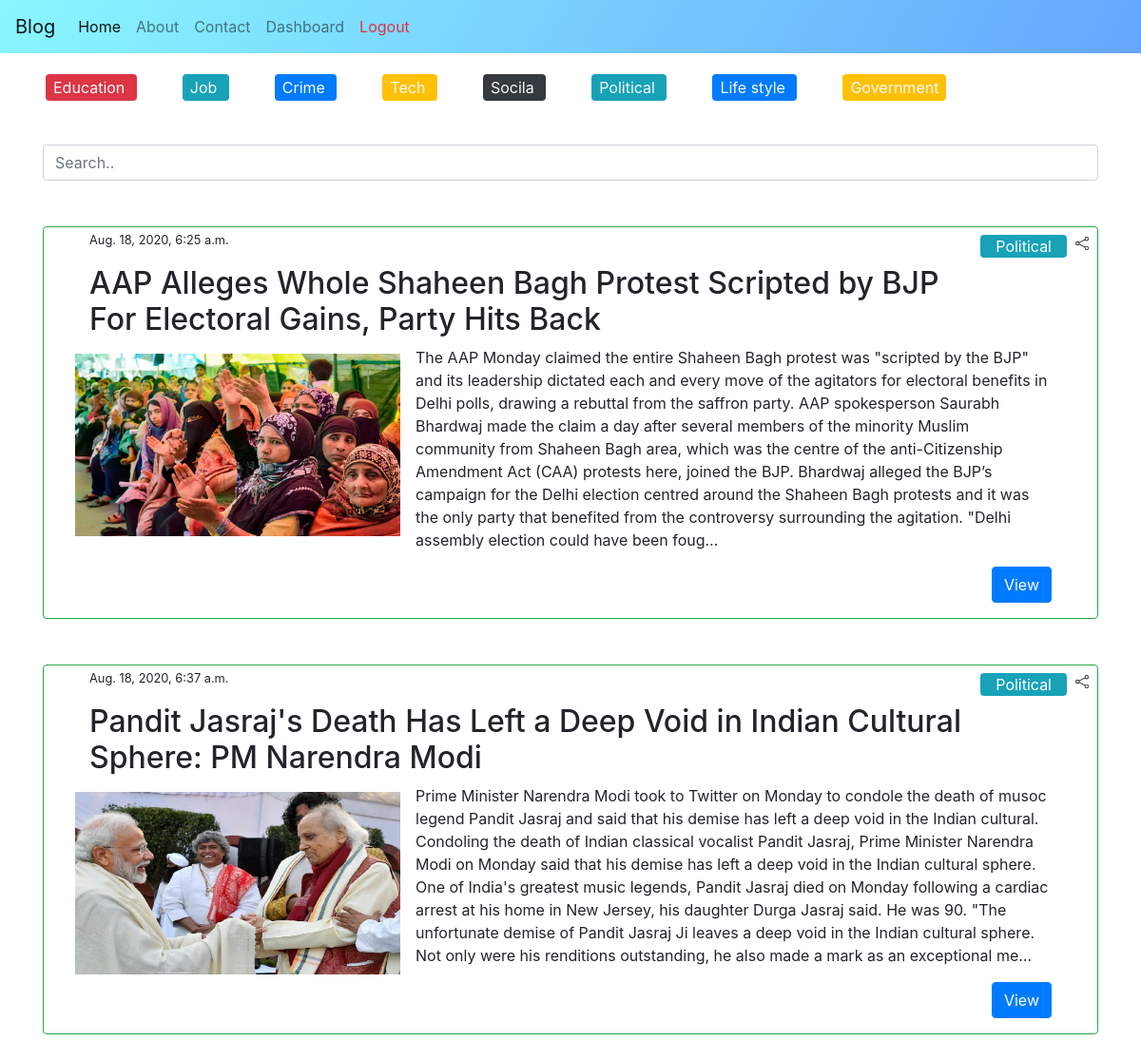
/category/Political/ (signed in), run on the app's committed database.
### Blog/models.py (models this page shows, shortened)
class Post(models.Model):
 title = models.CharField(max_length=150)
 category = models.CharField(max_length=60)
 tags = models.CharField(max_length=550, default='')
 desc = models.TextField()
 date = models.DateTimeField(auto_now_add=True )
 image = models.ImageField(upload_to='posts/%Y/%m/%d',blank=True , default='posts\default\default.jpg')
 user_id = models.ForeignKey(User, on_delete=models.CASCADE , default='1')

### Blog/views.py (the view)
# urls.py: path('category/<str:cat>/',views.category, name='category'),
def category(request,cat):
      posts = Post.objects.filter(category=cat)
      return render(request, 'cat_view.html',{'posts':posts})

### templates/cat_view.html (shortened to what this page needs)
{% extends 'base.html' %}
{% block body %}
<div>
  <a href="{% url 'category' 'Education' %}" class=" bg-danger py-1 px-2 rounded ml-5 text-light"> Education </a>
  <a href="{% url 'category' 'Job' %}" class=" bg-info py-1 px-2 rounded ml-5 text-light"> Job </a>
  <a href="{% url 'category' 'Crime' %}" class=" bg-primary py-1 px-2 rounded ml-5 text-light"> Crime </a>
  <a href="{% url 'category' 'Tech' %}" class=" bg-warning py-1 px-2 rounded ml-5 text-light"> Tech </a>
  <a href="{% url 'category' 'Socila' %}" class=" bg-dark py-1 px-2 rounded ml-5 text-light"> Socila </a>
  <a href="{% url 'category' 'Political' %}" class=" bg-info py-1 px-2 rounded ml-5 text-light"> Political </a>
  <a href="{% url 'category' 'Life_style' %}" class=" bg-primary py-1 px-2 rounded ml-5 text-light"> Life style </a>
  <a href="{% url 'category' 'Government' %}" class=" bg-warning py-1 px-2 rounded ml-5 text-light"> Government </a>
</div>
<br><br>
<div class="container mb-5">
   <input class="form-control " id="myInput" type="text" placeholder="Search..">
</div>
<div class="container " id='myDIV'>
{% for post in posts %}
<div class="border border-success pl-5  pb-3 rounded " id='mybl'>
  <div style="height: 10%;" class=" mb-3 ">
      <span> <small>{{post.date}}</small> </span>
      <span class="float-right"> <p class="text-white bg-info px-3 rounded mt-2 float-left">{{post.category}} </p>
        <button class="btn  btn-sm  float-right" onclick="copyToClipboard('#share{{post.id}}')">
        </button>
      </span>
    </div>
<div style="height: 80%;" class="mr-5">
  <div><h2>{{post.title}}</h2></div>
  <div class="row">
    <img src="{{post.image.url}}" class="wrap float-left pr-2 pt-2" height="200px" width="350px">
   <p class="float-right pl-2" style="width: 65%; ">{{post.desc|truncatechars:700}}</p>
  </div>
</div>
<div style="" class="text-right mr-5">
 <a class="btn btn-primary" href="{% url 'view' post.id %}"> View </a>
</div>
</div>
<br><br>
 {% endfor %}
</div>
{% endblock body %}

### data on the page
Post: date "Aug. 18, 2020, 6:25 a.m.", category "Political", title "AAP Alleges Whole Shaheen Bagh Protest Scripted by BJP For Electoral Gains, Party Hits Back", image (picture), desc "The AAP Monday claimed the entire Shaheen Bagh protest was \"scripted by the BJP\" and its leadership dictated each and every move of the agitators for electoral benefits in Delhi polls, drawing a rebuttal from the saffron party. AAP spokesperson Saurabh Bhardwaj made the claim a day after several members of the minority Muslim community from Shaheen Bagh area, which was the centre of the anti-Citizenship Amendment Act (CAA) protests here, joined the BJP. Bhardwaj alleged the BJP’s campaign for the Delhi election centred around the Shaheen Bagh protests and it was the only party that benefited from the controversy surrounding the agitation. \"Delhi assembly election could have been foug…"
Post: date "Aug. 18, 2020, 6:37 a.m.", category "Political", title "Pandit Jasraj's Death Has Left a Deep Void in Indian Cultural Sphere: PM Narendra Modi", image (picture), desc "Prime Minister Narendra Modi took to Twitter on Monday to condole the death of musoc legend Pandit Jasraj and said that his demise has left a deep void in the Indian cultural. Condoling the death of Indian classical vocalist Pandit Jasraj, Prime Minister Narendra Modi on Monday said that his demise has left a deep void in the Indian cultural sphere. One of India's greatest music legends, Pandit Jasraj died on Monday following a cardiac arrest at his home in New Jersey, his daughter Durga Jasraj said. He was 90. \"The unfortunate demise of Pandit Jasraj Ji leaves a deep void in the Indian cultural sphere. Not only were his renditions outstanding, he also made a mark as an exceptional me…"
